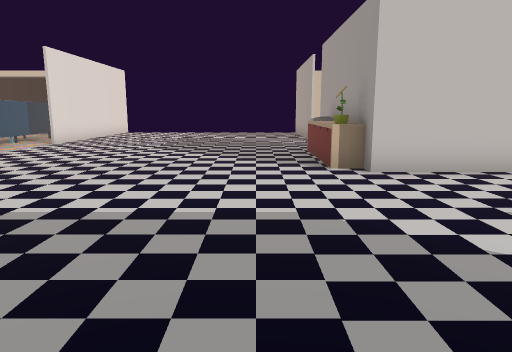
[1] (above)

21 first-person views from a walk through a 3-D level made in the Unity game engine. The camera is 1.2 m above the floor, tilts 10° down and sees 70° across. The floor is counted in squares, 1 m on a side. Each view is taken from the middle of a square. On the plan, view 1 faces up. The plan holds only what a view shows up to about 15 squares ahead; the rest is blank.

[2]
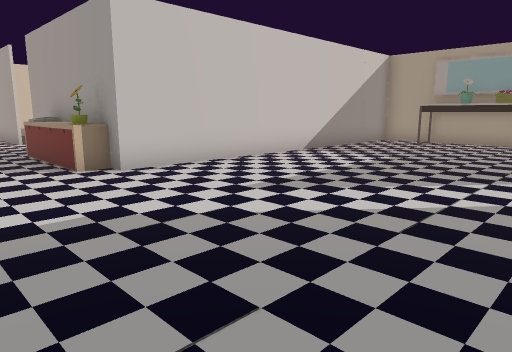

[3]
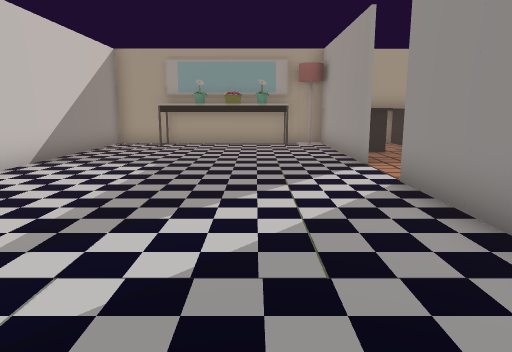

[4]
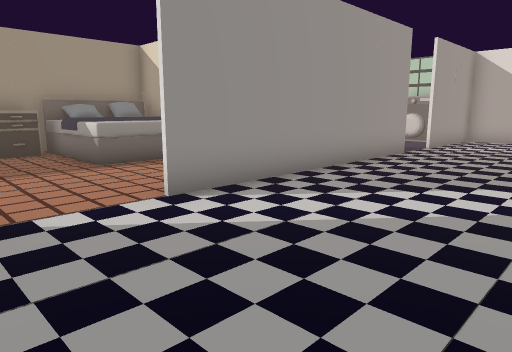

[5]
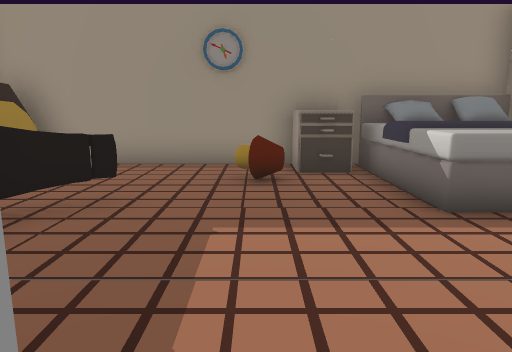

[6]
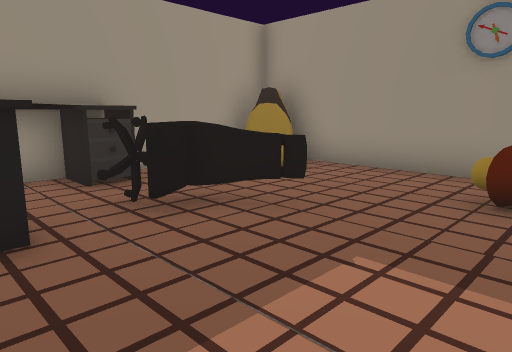

[7]
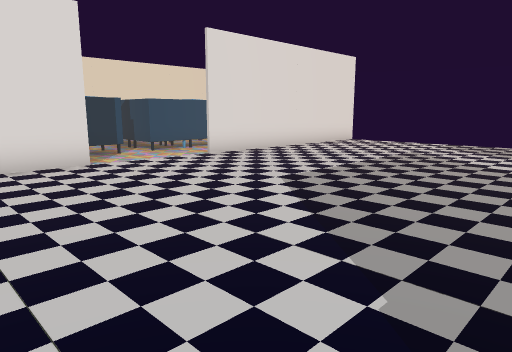

[8]
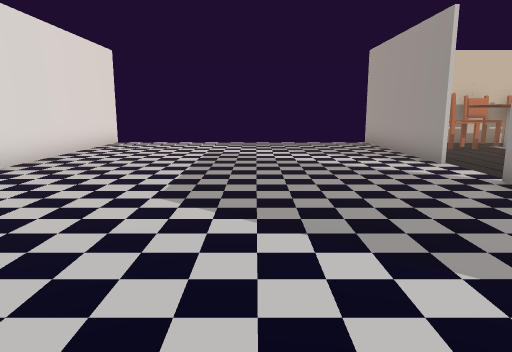

[9]
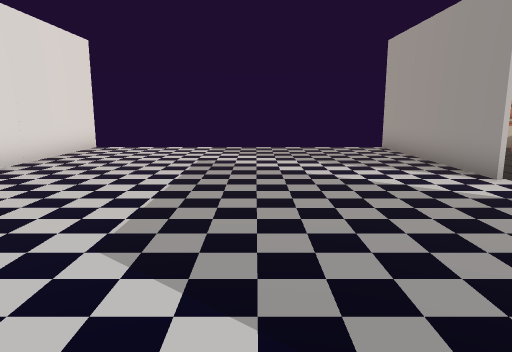

[10]
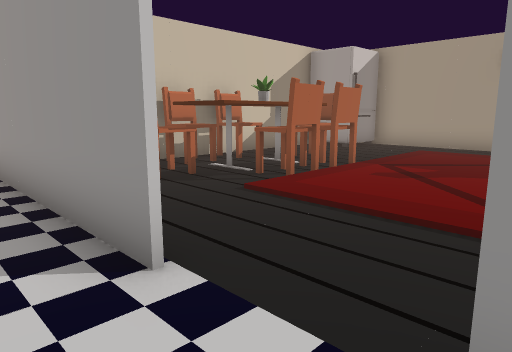

[11]
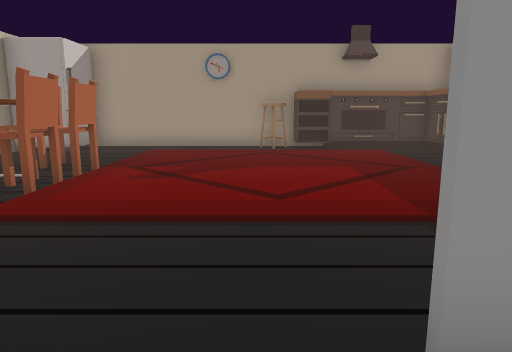

[12]
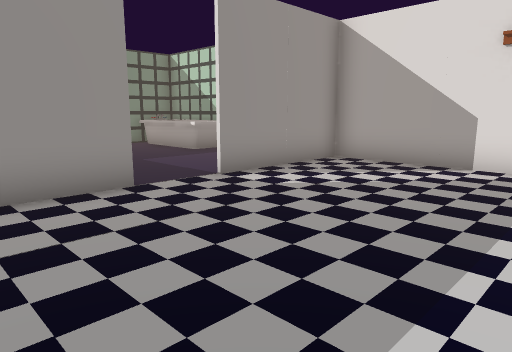

[13]
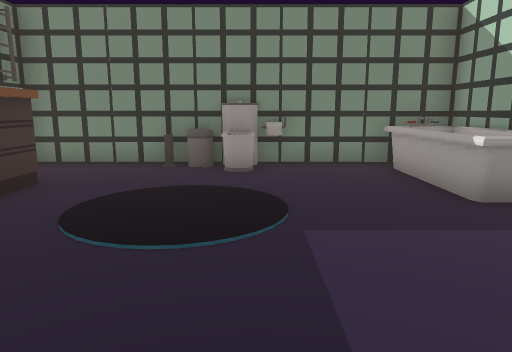

[14]
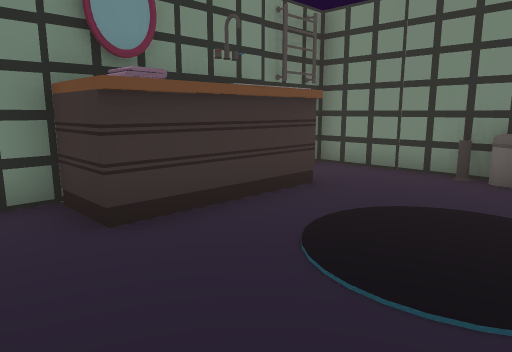

[15]
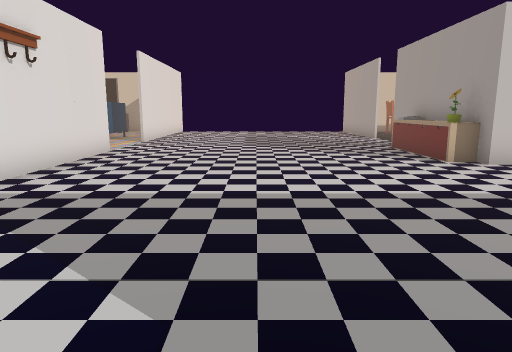

[16]
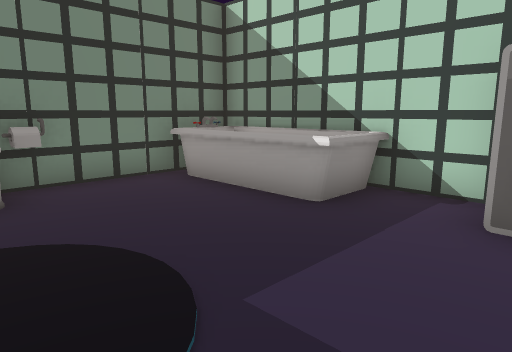

[17]
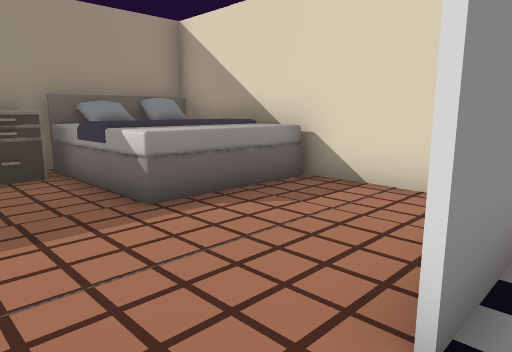

[18]
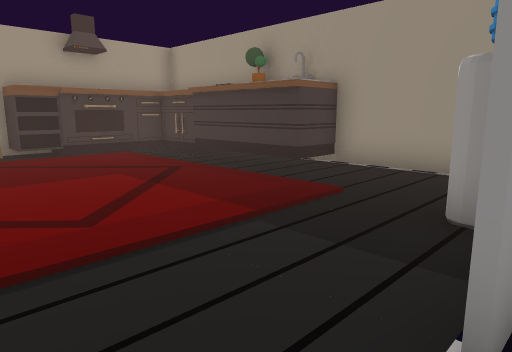

[19]
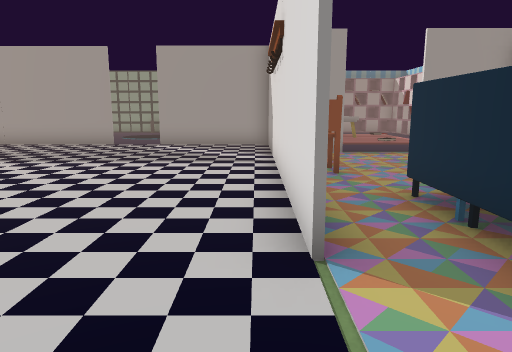

[20]
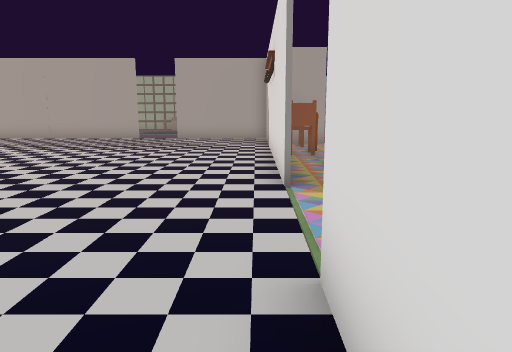

[21]
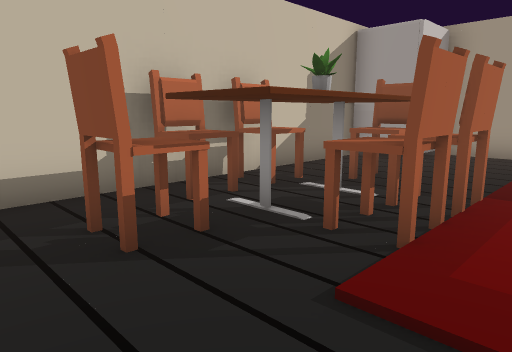

### Floor plan
Ten units are one square. View 1 is at (0, 0); x grows to the right and y downward. Boxes are objects, and circles mark ways between rooms. Rooms are numbered by the first view taken in them; rooms with no view inside come last. Other rooms are left out.
<svg viewBox="-101 -220 251 310">
<path fill="none" stroke="#000" d="M23 -114 23 -134M-18 5 64 5M24 19 24 35M-75 -26 -75 5 -34 5M-75 -102 -75 -64M23 -154 23 -215M84 5 105 5M-96 -22 -82 -22M24 54 24 85M141 -5 141 -72 23 -72M20 84 135 84M-75 -195 -75 -135M141 84 141 34M-75 30 -75 84 20 84M23 32 23 5M141 -135 141 -198M42 -73 70 -73M54 -214 39 -214M112 -214 84 -214"/>
<rect x="-95" y="-35" width="20" height="10" fill="#bbb"><title>other object</title></rect>
<rect x="-95" y="-45" width="20" height="10" fill="#bbb"><title>other object</title></rect>
<rect x="-95" y="-65" width="20" height="20" fill="#bbb"><title>other object</title></rect>
<rect x="15" y="-105" width="10" height="30" fill="#bbb"><title>other object</title></rect>
<rect x="15" y="-115" width="10" height="10" fill="#bbb"><title>other object</title></rect>
<rect x="25" y="35" width="40" height="50" fill="#bbb"><title>other object</title></rect>
<rect x="55" y="65" width="20" height="20" fill="#bbb"><title>other object</title></rect>
<rect x="75" y="55" width="10" height="20" fill="#bbb"><title>other object</title></rect>
<rect x="95" y="25" width="30" height="30" fill="#bbb"><title>other object</title></rect>
<rect x="105" y="5" width="40" height="40" fill="#bbb"><title>other object</title></rect>
<rect x="125" y="75" width="10" height="10" fill="#bbb"><title>other object</title></rect>
<rect x="125" y="-55" width="10" height="50" fill="#bbb"><title>other object</title></rect>
<rect x="135" y="-5" width="10" height="10" fill="#bbb"><title>other object</title></rect>
<rect x="-75" y="45" width="20" height="40" fill="#bbb"><title>other object</title></rect>
<rect x="-75" y="15" width="20" height="20" fill="#bbb"><title>other object</title></rect>
<rect x="-35" y="75" width="10" height="10" fill="#bbb"><title>other object</title></rect>
<rect x="-35" y="65" width="10" height="10" fill="#bbb"><title>other object</title></rect>
<rect x="-25" y="75" width="10" height="10" fill="#bbb"><title>other object</title></rect>
<rect x="-15" y="75" width="10" height="10" fill="#bbb"><title>other object</title></rect>
<rect x="5" y="25" width="20" height="40" fill="#bbb"><title>other object</title></rect>
<rect x="35" y="-205" width="20" height="20" fill="#bbb"><title>other object</title></rect>
<rect x="55" y="-185" width="20" height="20" fill="#bbb"><title>other object</title></rect>
<rect x="55" y="-205" width="40" height="20" fill="#bbb"><title>other object</title></rect>
<rect x="55" y="-215" width="20" height="20" fill="#bbb"><title>other object</title></rect>
<rect x="65" y="-95" width="40" height="20" fill="#bbb"><title>other object</title></rect>
<rect x="65" y="-215" width="20" height="20" fill="#bbb"><title>other object</title></rect>
<rect x="75" y="-185" width="10" height="20" fill="#bbb"><title>other object</title></rect>
<rect x="85" y="-195" width="20" height="10" fill="#bbb"><title>other object</title></rect>
<rect x="105" y="-85" width="20" height="10" fill="#bbb"><title>other object</title></rect>
<rect x="115" y="-215" width="20" height="20" fill="#bbb"><title>other object</title></rect>
<rect x="125" y="-85" width="10" height="10" fill="#bbb"><title>other object</title></rect>
<rect x="125" y="-95" width="20" height="10" fill="#bbb"><title>other object</title></rect>
<rect x="125" y="-115" width="20" height="20" fill="#bbb"><title>other object</title></rect>
<rect x="125" y="-125" width="20" height="10" fill="#bbb"><title>other object</title></rect>
<rect x="125" y="-135" width="20" height="10" fill="#bbb"><title>other object</title></rect>
<circle cx="-25" cy="10" r="3" fill="#2a7"/>
<circle cx="20" cy="-145" r="3" fill="#2a7"/>
<text x="10" y="-60">1</text>
<text x="-30" y="50">2</text>
<text x="80" y="-140">3</text>
</svg>
Room 1 opens to room 2. Room 1 opens to room 3.

Where each view was taken, in squares from view 1:
view 1: 0 up, 0 right, facing up
view 2: 0 up, 1 left, facing up-right
view 3: 2 up, 0 right, facing right
view 4: 4 up, 9 right, facing down-left
view 5: 0 up, 8 right, facing down
view 6: 1 down, 7 right, facing down-right
view 7: 7 up, 1 right, facing up-left
view 8: 7 up, 2 left, facing up
view 9: 9 up, 2 left, facing up
view 10: 13 up, 1 right, facing up-right
view 11: 14 up, 1 right, facing right
view 12: 5 up, 1 right, facing down-left
view 13: 0 up, 3 left, facing down
view 14: 1 down, 3 left, facing down-right
view 15: 1 down, 3 left, facing up
view 16: 2 down, 2 left, facing down-left
view 17: 0 up, 8 right, facing down-left
view 18: 15 up, 2 right, facing down-right
view 19: 13 up, 7 left, facing down
view 20: 16 up, 7 left, facing down
view 21: 16 up, 3 right, facing up-right
